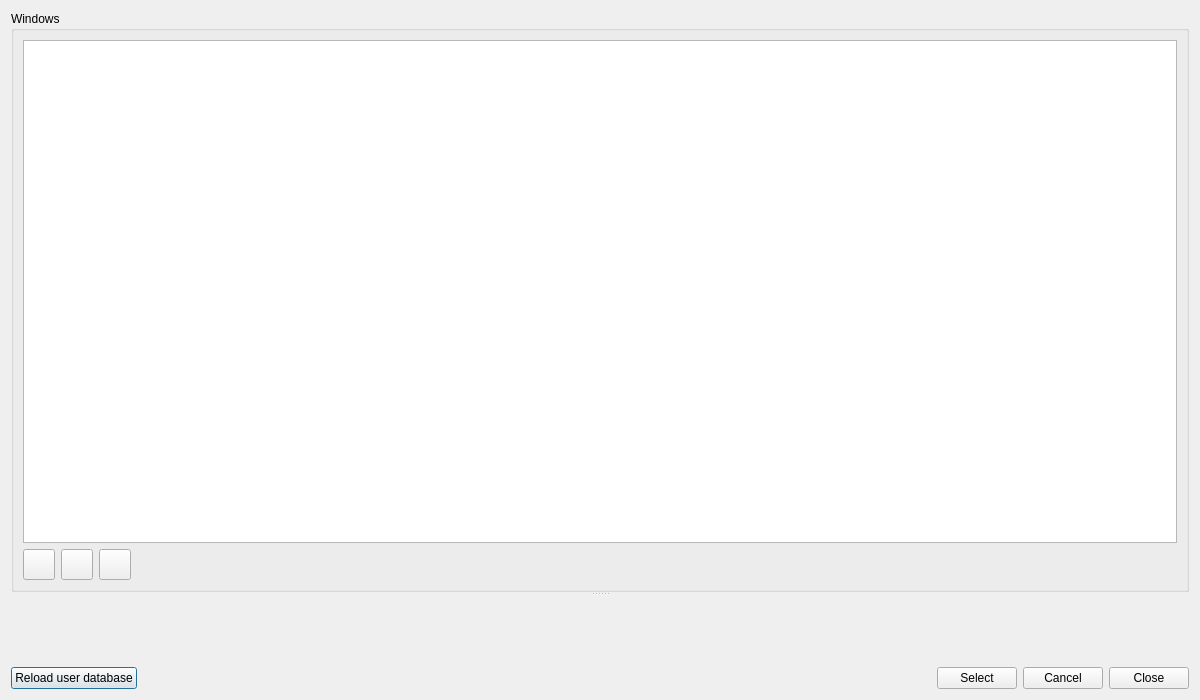
<?xml version="1.0" encoding="UTF-8"?>
<ui version="4.0">
 <class>SVDBWindowEditDialog</class>
 <widget class="QDialog" name="SVDBWindowEditDialog">
  <property name="geometry">
   <rect>
    <x>0</x>
    <y>0</y>
    <width>1200</width>
    <height>700</height>
   </rect>
  </property>
  <property name="minimumSize">
   <size>
    <width>1200</width>
    <height>700</height>
   </size>
  </property>
  <property name="windowTitle">
   <string>Construction Database</string>
  </property>
  <layout class="QVBoxLayout" name="verticalLayout">
   <item>
    <widget class="QSplitter" name="splitter">
     <property name="orientation">
      <enum>Qt::Vertical</enum>
     </property>
     <widget class="QGroupBox" name="groupBox">
      <property name="title">
       <string>Windows</string>
      </property>
      <layout class="QGridLayout" name="gridLayout">
       <item row="0" column="0" colspan="4">
        <widget class="QTableView" name="tableView">
         <property name="alternatingRowColors">
          <bool>true</bool>
         </property>
         <property name="selectionMode">
          <enum>QAbstractItemView::SingleSelection</enum>
         </property>
         <property name="selectionBehavior">
          <enum>QAbstractItemView::SelectRows</enum>
         </property>
         <attribute name="horizontalHeaderVisible">
          <bool>false</bool>
         </attribute>
        </widget>
       </item>
       <item row="1" column="0">
        <widget class="QToolButton" name="toolButtonAdd">
         <property name="icon">
          <iconset resource="../resources/SIM-VICUS.qrc">
           <normaloff>:/gfx/actions/24x24/plus.png</normaloff>:/gfx/actions/24x24/plus.png</iconset>
         </property>
         <property name="iconSize">
          <size>
           <width>24</width>
           <height>24</height>
          </size>
         </property>
        </widget>
       </item>
       <item row="1" column="1">
        <widget class="QToolButton" name="toolButtonCopy">
         <property name="icon">
          <iconset resource="../resources/SIM-VICUS.qrc">
           <normaloff>:/gfx/actions/24x24/editcopy.png</normaloff>:/gfx/actions/24x24/editcopy.png</iconset>
         </property>
         <property name="iconSize">
          <size>
           <width>24</width>
           <height>24</height>
          </size>
         </property>
        </widget>
       </item>
       <item row="1" column="2">
        <widget class="QToolButton" name="toolButtonRemove">
         <property name="icon">
          <iconset resource="../resources/SIM-VICUS.qrc">
           <normaloff>:/gfx/actions/24x24/minus.png</normaloff>:/gfx/actions/24x24/minus.png</iconset>
         </property>
         <property name="iconSize">
          <size>
           <width>24</width>
           <height>24</height>
          </size>
         </property>
        </widget>
       </item>
       <item row="1" column="3">
        <spacer name="horizontalSpacer">
         <property name="orientation">
          <enum>Qt::Horizontal</enum>
         </property>
         <property name="sizeHint" stdset="0">
          <size>
           <width>1156</width>
           <height>20</height>
          </size>
         </property>
        </spacer>
       </item>
      </layout>
     </widget>
     <widget class="SVDBConstructionEditWidget" name="editWidget" native="true"/>
    </widget>
   </item>
   <item>
    <layout class="QHBoxLayout" name="horizontalLayout">
     <item>
      <widget class="QPushButton" name="pushButtonReloadUserDB">
       <property name="text">
        <string>Reload user database</string>
       </property>
      </widget>
     </item>
     <item>
      <spacer name="horizontalSpacer_2">
       <property name="orientation">
        <enum>Qt::Horizontal</enum>
       </property>
       <property name="sizeHint" stdset="0">
        <size>
         <width>40</width>
         <height>20</height>
        </size>
       </property>
      </spacer>
     </item>
     <item>
      <widget class="QPushButton" name="pushButtonSelect">
       <property name="text">
        <string>Select</string>
       </property>
      </widget>
     </item>
     <item>
      <widget class="QPushButton" name="pushButtonCancel">
       <property name="text">
        <string>Cancel</string>
       </property>
      </widget>
     </item>
     <item>
      <widget class="QPushButton" name="pushButtonClose">
       <property name="text">
        <string>Close</string>
       </property>
      </widget>
     </item>
    </layout>
   </item>
  </layout>
 </widget>
 <customwidgets>
  <customwidget>
   <class>SVDBConstructionEditWidget</class>
   <extends>QWidget</extends>
   <header>SVDBConstructionEditWidget.h</header>
   <container>1</container>
  </customwidget>
 </customwidgets>
 <resources>
  <include location="../resources/SIM-VICUS.qrc"/>
 </resources>
 <connections/>
</ui>
